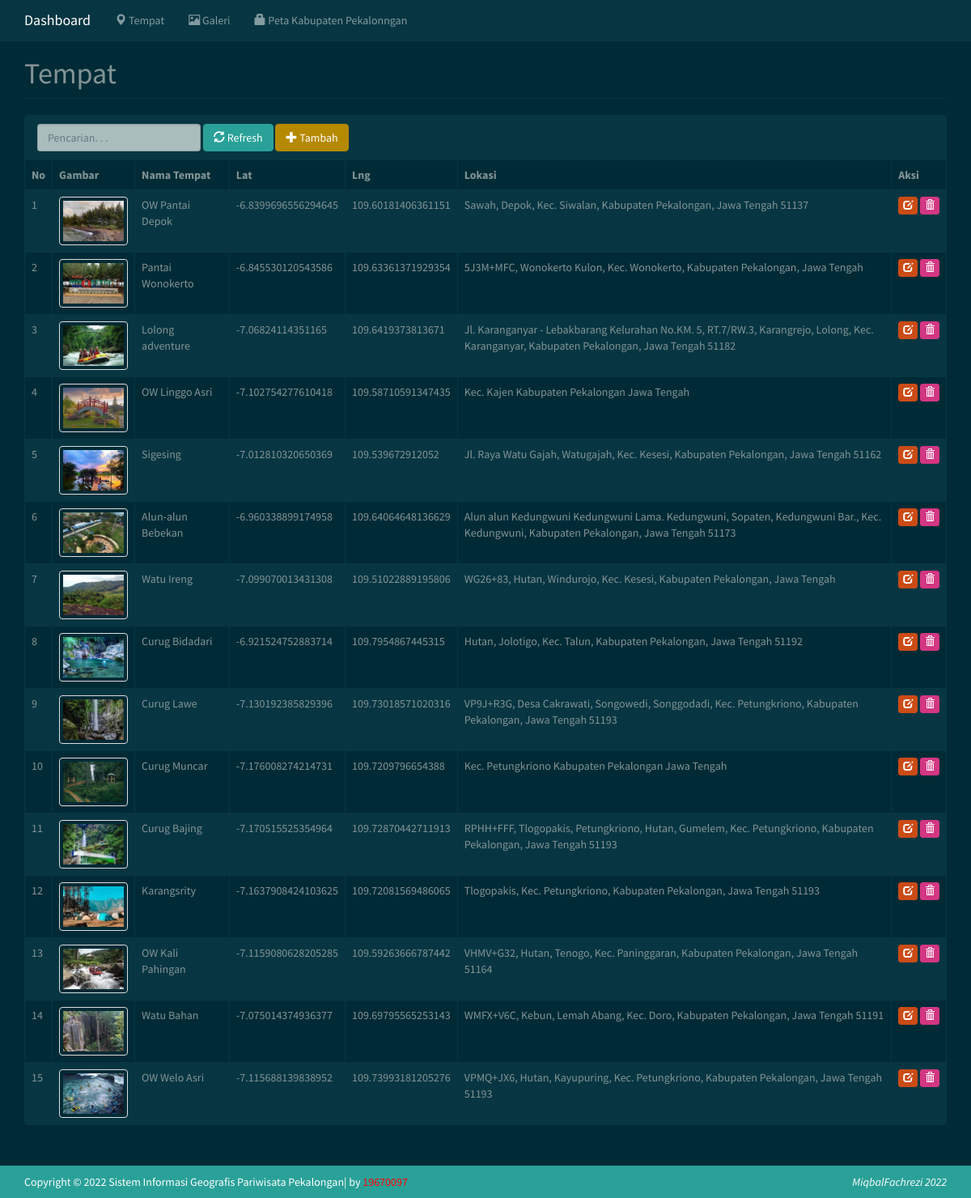
The app's page /?m=tempat (signed in) with its own data.
### tables this page shows
CREATE TABLE `tb_tempat` (
  `id_tempat` int(11) NOT NULL,
  `nama_tempat` varchar(255) DEFAULT NULL,
  `gambar` varchar(255) DEFAULT NULL,
  `lat` double DEFAULT NULL,
  `lng` double DEFAULT NULL,
  `lokasi` varchar(255) DEFAULT NULL,
  `keterangan` text DEFAULT NULL
);

### functions.php (called while the page is built, shortened)
<?php
include dirname(__FILE__) . '/config.php';
include'includes/ez_sql_core.php';
include'includes/ez_sql_mysqli.php';
$db = new ezSQL_mysqli($config[username], $config[password], $config[database_name], $config[server]);
include'includes/general.php';
$mod = $_GET[m];

### config.php (called while the page is built)
<?php
$config["server"]='localhost';
$config["username"]='root';
$config["password"]='';
$config["database_name"]='sig';

### includes/ez_sql_core.php (called while the page is built, shortened)
<?php
	class ezSQLcore
	{
		var $timers           = array();
		function get_host_port( $host, $default = false )
		{
			$port = $default;
			return array( $host, $port );
		}
		function flush()
		{
			$this->last_result = array();
		}
		function get_results($query=null, $output = OBJECT)
		{
			if ( $query )
			{
				$this->query($query);
			}
			if ( $output == OBJECT )
			{
				return $this->last_result;
			}
		}
		function timer_get_cur()
		{
			list($usec, $sec) = explode(" ",microtime());
			return ((float)$usec + (float)$sec);
		}
		function timer_start($timer_name)
		{
			$this->timers[$timer_name] = $this->timer_get_cur();
		}
		function timer_elapsed($timer_name)
		{
			return round($this->timer_get_cur() - $this->timers[$timer_name],2);
		}
	}

### includes/general.php (called while the page is built, shortened)
<?php
function esc_field($str){
    if (!get_magic_quotes_gpc())
        return addslashes($str);
    else
        return $str;
}

### includes/ez_sql_mysqli.php (called while the page is built, shortened)
<?php
	$ezsql_mysqli_str = array
	(
		1 => 'Require $dbuser and $dbpassword to connect to a database server',
		2 => 'Error establishing mySQLi database connection. Correct user/password? Correct hostname? Database server running?',
		3 => 'Require $dbname to select a database',
		4 => 'mySQLi database connection is not active',
		5 => 'Unexpected error while trying to select database'
	);
	class ezSQL_mysqli extends ezSQLcore
	{
		function connect($dbuser='', $dbpassword='', $dbhost='localhost', $dbport=false)
		{
			global $ezsql_mysqli_str; $return_val = false;
			if ( ! $dbuser )
			{
				$this->register_error($ezsql_mysqli_str[1].' in '.__FILE__.' on line '.__LINE__);
				$this->show_errors ? trigger_error($ezsql_mysqli_str[1],E_USER_WARNING) : null;
			}
			else
			{
				$this->dbh = new mysqli($dbhost,$dbuser,$dbpassword, '', $dbport);
				if( $this->dbh->connect_errno )
				{
					$this->register_error($ezsql_mysqli_str[2].' in '.__FILE__.' on line '.__LINE__);
					$this->show_errors ? trigger_error($ezsql_mysqli_str[2],E_USER_WARNING) : null;
				}
				else
				{
					$return_val = true;
				}
			}
			return $return_val;
		}
		function query($query)
		{
			$return_val = 0;
			$query = trim($query);
			$this->result = @$this->dbh->query($query);
			if ( preg_match("/^(insert|delete|update|replace|truncate|drop|create|alter|begin|commit|rollback|set|lock|unlock|call)/i",$query) )
			{
				$is_insert = true;
				$this->rows_affected = @$this->dbh->affected_rows;
				if ( preg_match("/^(insert|replace)\s+/i",$query) )
				{
					$this->insert_id = @$this->dbh->insert_id;
				}
				$return_val = $this->rows_affected;
			}
			else
			{
				$is_insert = false;
				$i=0;
				$num_rows=0;
				while ( $row = @$this->result->fetch_object() )
				{
					$num_rows++;
				}
				$this->num_rows = $num_rows;
				$return_val = $this->num_rows;
			}
			return $return_val;
		}
	}

### tempat.php (the view, shortened to what this page needs)
<div class="page-header">
    <h1>Tempat</h1>
</div>
<div class="panel panel-default">
    <div class="panel-heading">
        <form class="form-inline">
            <div class="form-group">
                <input class="form-control" type="text" placeholder="Pencarian. . ." name="q" value="<?=$_GET['q']?>" />
                <button class="btn btn-success"><span class="glyphicon glyphicon-refresh"></span> Refresh</button>
                <a class="btn btn-primary" href="?m=tempat_tambah"><span class="glyphicon glyphicon-plus"></span> Tambah</a>
            </div>
        </form>
    </div>
    <div class="table-responsive">
        <table class="table table-bordered table-hover table-striped">
        <thead>
            <tr class="nw">
                <th>No</th>
                <th>Gambar</th>
                <th>Nama Tempat</th>
                <th>Lat</th>
                <th>Lng</th>
                <th>Lokasi</th>
                <th>Aksi</th>
            </tr>
        </thead>
        <?php
        $q = esc_field($_GET['q']);
        $sql = "SELECT *
            FROM tb_tempat p
            WHERE nama_tempat LIKE '%$q%'
            ORDER BY id_tempat";
        $rows = $db->get_results($sql);
        foreach($rows as $row):?>
        <tr>
            <td><?=++$no?></td>
            <td><img class="thumbnail" height="60" src="assets/images/tempat/small_<?=$row->gambar?>" /></td>
            <td><?=$row->nama_tempat?></td>
            <td><?=$row->lat?></td>
            <td><?=$row->lng?></td>
            <td><?=$row->lokasi?></td>
            <td class="nw">
                <a class="btn btn-xs btn-warning" href="?m=tempat_ubah&ID=<?=$row->id_tempat?>"><span class="glyphicon glyphicon-edit"></span></a>
                <a class="btn btn-xs btn-danger" href="aksi.php?act=tempat_hapus&ID=<?=$row->id_tempat?>" onclick="return confirm('Hapus data?')"><span class="glyphicon glyphicon-trash"></span></a>
            </td>
        </tr>
        <?php endforeach;    ?>
        </table>
    </div>
</div>

### index.php (shortened to what this page needs)
<?php
include 'functions.php';
?>
<!DOCTYPE html>
<html lang="id">
  <head>
    <link href="assets/css/solar-bootstrap.min.css" rel="stylesheet"/>
    <link href="assets/css/general.css" rel="stylesheet"/>
  </head>
  <body>
    <nav class="navbar navbar-default navbar-static-top ">
      <div class="container ">
        <div class="navbar-header ">
          <a class="navbar-brand" href="?">Dashboard</a>
        </div>
        <div id="navbar" class="navbar-collapse collapse">
          <ul class="nav navbar-nav">
            <?php if($_SESSION['login']):?>
            <li><a href="?m=tempat"><span class="glyphicon glyphicon-map-marker"></span> Tempat</a></li>
            <li><a href="?m=galeri"><span class="glyphicon glyphicon-picture"></span> Galeri</a></li>
            <li><a href="?m=peta"><span class="glyphicon glyphicon-lock"></span> Peta Kabupaten Pekalonngan</a></li>
            <?php else:?>
            <li><a href="?m=tempat_list"><span class="glyphicon glyphicon-map-marker"></span> Tempat</a></li>
            <?php endif?>
          </ul>
        </div>
      </div>
    </nav>
    <div class="container">
    <?php
        if(file_exists($mod.'.php'))
            include $mod.'.php';
        else
            include 'home.php';
    ?>
    </div>
    <footer class="footer bg-success">
      <div class="container">
        <p>Copyright &copy; <?=date('Y')?> Sistem Informasi Geografis Pariwisata Pekalongan|  by <a href='https://stokcoding.com/' style="color: red;" title='StokCoding.com' target='_blank'>19670097</a>
         <em class="pull-right">MiqbalFachrezi 2022</em></p>
      </div>
    </footer>
</body>
</html>

### assets/css/general.css (style rules this page uses)
html { position: relative; min-height: 100%; }
body { margin-bottom: 70px; }
.footer { position: absolute; bottom: 0; width: 100%; height: 40px; }
.footer .container p { margin: 10px 0; }
.nw { white-space: nowrap; }
.table .thumbnail { margin: 0; }
.page-header { margin-top: 0; padding-bottom: 0; }
.page-header h1 { margin-top: 0; }

### records on screen
tb_tempat: gambar (picture), nama_tempat "OW Pantai Depok", lat "-6.8399696556294645", lng "109.60181406361151", lokasi "Sawah, Depok, Kec. Siwalan, Kabupaten Pekalongan, Jawa Tengah 51137"
tb_tempat: gambar (picture), nama_tempat "Pantai Wonokerto", lat "-6.845530120543586", lng "109.63361371929354", lokasi "5J3M+MFC, Wonokerto Kulon, Kec. Wonokerto, Kabupaten Pekalongan, Jawa Tengah"
tb_tempat: gambar (picture), nama_tempat "Lolong adventure", lat "-7.06824114351165", lng "109.6419373813671", lokasi "Jl. Karanganyar - Lebakbarang Kelurahan No.KM. 5, RT.7/RW.3, Karangrejo, Lolong, Kec. Karanganyar, Kabupaten Pekalongan, Jawa Tengah 51182"
tb_tempat: gambar (picture), nama_tempat "OW Linggo Asri", lat "-7.102754277610418", lng "109.58710591347435", lokasi "Kec. Kajen Kabupaten Pekalongan Jawa Tengah"
tb_tempat: gambar (picture), nama_tempat "Sigesing", lat "-7.012810320650369", lng "109.539672912052", lokasi "Jl. Raya Watu Gajah, Watugajah, Kec. Kesesi, Kabupaten Pekalongan, Jawa Tengah 51162"
tb_tempat: gambar (picture), nama_tempat "Alun-alun Bebekan", lat "-6.960338899174958", lng "109.64064648136629", lokasi "Alun alun Kedungwuni Kedungwuni Lama. Kedungwuni, Sopaten, Kedungwuni Bar., Kec. Kedungwuni, Kabupaten Pekalongan, Jawa Tengah 51173"
tb_tempat: gambar (picture), nama_tempat "Watu Ireng", lat "-7.099070013431308", lng "109.51022889195806", lokasi "WG26+83, Hutan, Windurojo, Kec. Kesesi, Kabupaten Pekalongan, Jawa Tengah"
tb_tempat: gambar (picture), nama_tempat "Curug Bidadari", lat "-6.921524752883714", lng "109.7954867445315", lokasi "Hutan, Jolotigo, Kec. Talun, Kabupaten Pekalongan, Jawa Tengah 51192"
tb_tempat: gambar (picture), nama_tempat "Curug Lawe", lat "-7.130192385829396", lng "109.73018571020316", lokasi "VP9J+R3G, Desa Cakrawati, Songowedi, Songgodadi, Kec. Petungkriono, Kabupaten Pekalongan, Jawa Tengah 51193"
tb_tempat: gambar (picture), nama_tempat "Curug Muncar", lat "-7.176008274214731", lng "109.7209796654388", lokasi "Kec. Petungkriono Kabupaten Pekalongan Jawa Tengah"
tb_tempat: gambar (picture), nama_tempat "Curug Bajing", lat "-7.170515525354964", lng "109.72870442711913", lokasi "RPHH+FFF, Tlogopakis, Petungkriono, Hutan, Gumelem, Kec. Petungkriono, Kabupaten Pekalongan, Jawa Tengah 51193"
tb_tempat: gambar (picture), nama_tempat "Karangsrity", lat "-7.1637908424103625", lng "109.72081569486065", lokasi "Tlogopakis, Kec. Petungkriono, Kabupaten Pekalongan, Jawa Tengah 51193"
tb_tempat: gambar (picture), nama_tempat "OW Kali Pahingan", lat "-7.1159080628205285", lng "109.59263666787442", lokasi "VHMV+G32, Hutan, Tenogo, Kec. Paninggaran, Kabupaten Pekalongan, Jawa Tengah 51164"
tb_tempat: gambar (picture), nama_tempat "Watu Bahan", lat "-7.075014374936377", lng "109.69795565253143", lokasi "WMFX+V6C, Kebun, Lemah Abang, Kec. Doro, Kabupaten Pekalongan, Jawa Tengah 51191"
tb_tempat: gambar (picture), nama_tempat "OW Welo Asri", lat "-7.115688139838952", lng "109.73993181205276", lokasi "VPMQ+JX6, Hutan, Kayupuring, Kec. Petungkriono, Kabupaten Pekalongan, Jawa Tengah 51193"
